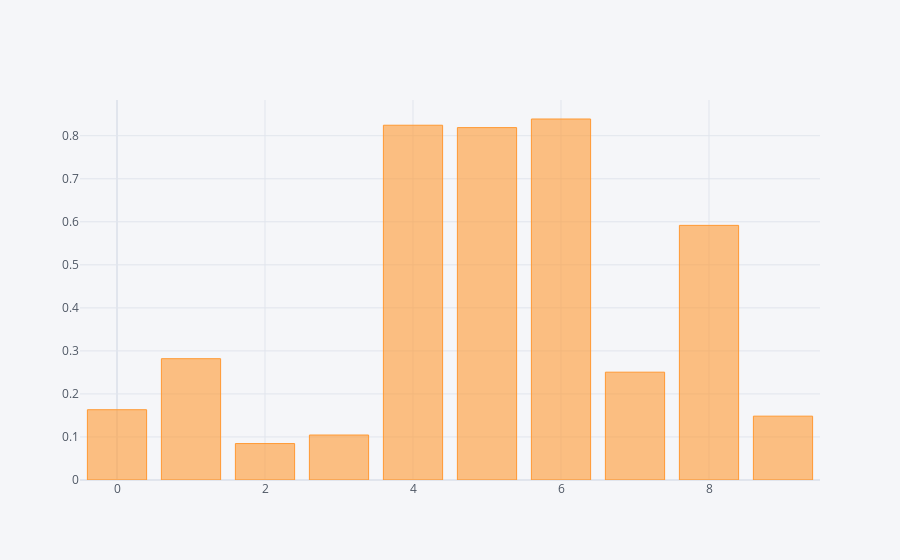

The notebook cell saved with this chart:
### Markdown cell above
### Series 로 그래프 그리기

### Code cell
df['A'].iplot(kind='bar')

### Figure 1 — Plotly figure (JSON) as saved in the notebook; plotly's stock layout.template omitted (floating-point values rounded to 4 significant figures)
{"data": [{"marker": {"color": "rgba(255, 153, 51, 0.6)", "line": {"color": "rgba(255, 153, 51, 1.0)", "width": 1}}, "name": "A", "orientation": "v", "text": "", "type": "bar", "x": [0, 1, 2, 3, 4, 5, 6, 7, 8, 9], "y": [0.1633, 0.2819, 0.08466, 0.1045, 0.8244, 0.8189, 0.8389, 0.2506, 0.5917, 0.1483]}], "layout": {"legend": {"bgcolor": "#F5F6F9", "font": {"color": "#4D5663"}}, "paper_bgcolor": "#F5F6F9", "plot_bgcolor": "#F5F6F9", "title": {"font": {"color": "#4D5663"}}, "xaxis": {"gridcolor": "#E1E5ED", "showgrid": true, "tickfont": {"color": "#4D5663"}, "title": {"font": {"color": "#4D5663"}, "text": ""}, "zerolinecolor": "#E1E5ED"}, "yaxis": {"gridcolor": "#E1E5ED", "showgrid": true, "tickfont": {"color": "#4D5663"}, "title": {"font": {"color": "#4D5663"}, "text": ""}, "zerolinecolor": "#E1E5ED"}}}
